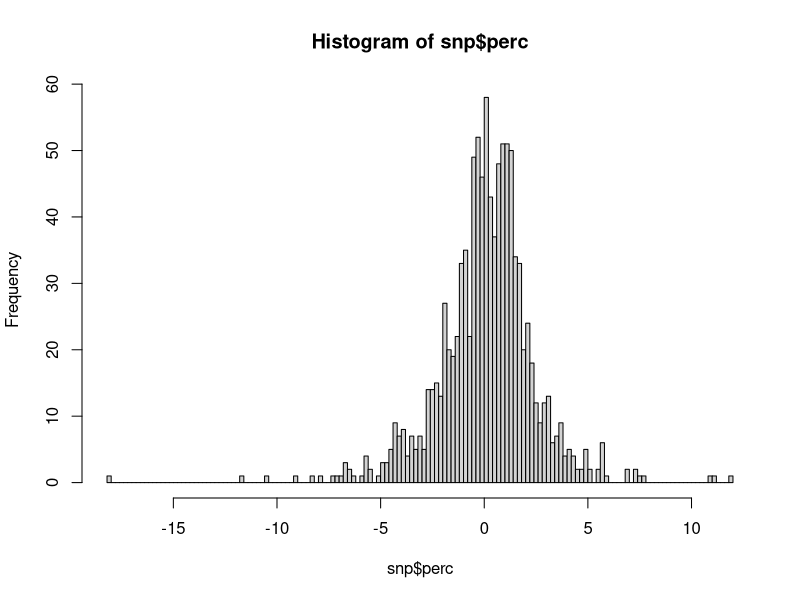

The R script that drew this image: (Note: this script raises an error after producing the figure.)
## ---- chunk 1
knitr::opts_chunk$set(echo = TRUE)
## ---- chunk 2
snp = read.csv("snp500weekly.csv")
#btc$perc = (btc$close-btc$open)/btc$open*100
snp$perc = (snp$Close-snp$Open)/snp$Open*100
hist(snp$perc, breaks=200)
## ---- chunk 3
set.seed(2020)
dat = snp$perc
#dat = observations[1:100]

CV = validation_sets(dat, 1:length(dat), fracs=c(0.7,0.2,0.1), window=0.05)

hidden.size = 3
delta.hidden.size = 3
delta.size = 3

lstm = init.lstm.mod(1, hidden.size, delta.hidden.size, delta.size)
cv.mse = 0
cv.0 = 0

for (i in 1:CV$nsteps){
  train.ind = CV$sets[[i]]$train_window
  val.ind = CV$sets[[i]]$val_window
  train.set = dat[train.ind]
  val.set = dat[val.ind]
  
  N = length(train.set)
  
  y.train = train.set[2:N]
  X.train = train.set[1:(N-1)]
  X.train = matrix(X.train, ncol=1)
  
  fit = lstm.mod.fit(y.train, X.train, lstm)
  lstm = fit$LSTM
  
  train.states = lstm.mod.forward.pass(as.matrix(train.set, ncol=1), lstm, hidden.size, delta.size)
  h = train.states$hs[nrow(train.states$hs), ]
  C = train.states$Cs[nrow(train.states$Cs), ]
  
  h = matrix(h, nrow=1)
  C = matrix(C, nrow=1)
  train.mse = mean((train.states$yhat[1:(N-1)]-y.train)^2)
  
  N = length(val.set)
  y.val = val.set[2:N]
  X.val = val.set[1:(N-1)]
  X.val = matrix(X.val, ncol=1)
  
  val.states = lstm.mod.forward.pass(as.matrix(X.val, ncol=1), lstm, hidden.size, delta.size, h=h, C=C)
  val.mse = mean((y.val-val.states$yhat)^2)
  
  train.0 = mean((y.train)^2)
  val.0 = mean((y.val)^2)
  
  cv.mse = cv.mse + val.mse
  cv.0 = cv.0 + val.0
  
  print((paste("Fold", i)))
  print(paste("train mse:", train.mse))
  print(paste("train mse rand:", train.0))
  print(paste("val mse:", val.mse))
  print(paste("val mse rand:", val.0))
}
print(paste("Final CV mse:", cv.mse/CV$nsteps))
print(paste("Final CV mse just 0:", cv.0/CV$nsteps))
